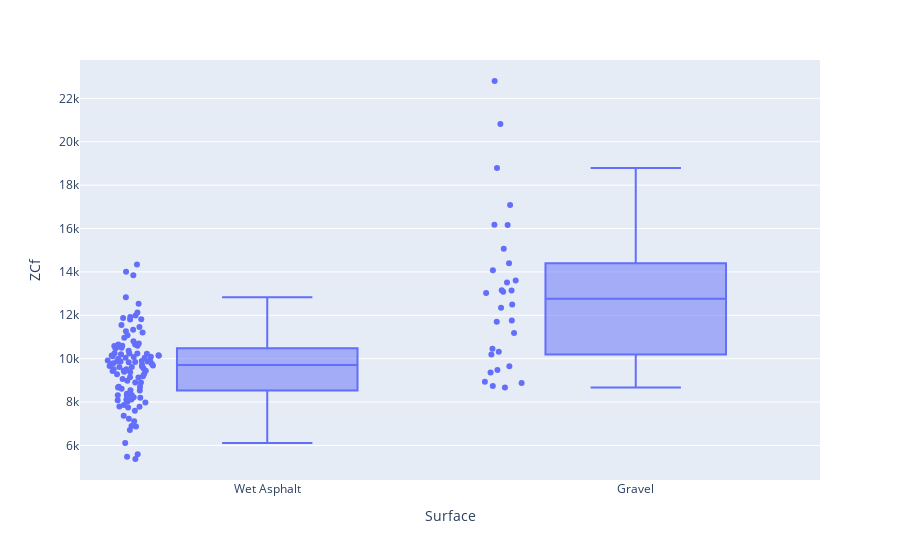

Notebook cell for this chart:
### Code cell
fig = px.box(alldf, x="Surface", y="ZCf", points = 'all')
fig.show()

### Figure 1 — Plotly figure (JSON) as saved in the notebook; plotly's stock layout.template omitted (floating-point values rounded to 4 significant figures; data arrays with more than 128 entries replaced by an {"elided": "..."} marker saying what was removed)
{"data": [{"alignmentgroup": "True", "boxpoints": "all", "hovertemplate": "Surface=%{x}<br>ZCf=%{y}<extra></extra>", "legendgroup": "", "marker": {"color": "#636efa"}, "name": "", "notched": false, "offsetgroup": "", "orientation": "v", "showlegend": false, "type": "box", "x": {"elided": "139 str values"}, "x0": " ", "xaxis": "x", "y": {"elided": "139 int values"}, "y0": " ", "yaxis": "y"}], "layout": {"boxmode": "group", "legend": {"tracegroupgap": 0}, "margin": {"t": 60}, "xaxis": {"anchor": "y", "domain": [0, 1], "title": {"text": "Surface"}}, "yaxis": {"anchor": "x", "domain": [0, 1], "title": {"text": "ZCf"}}}}
